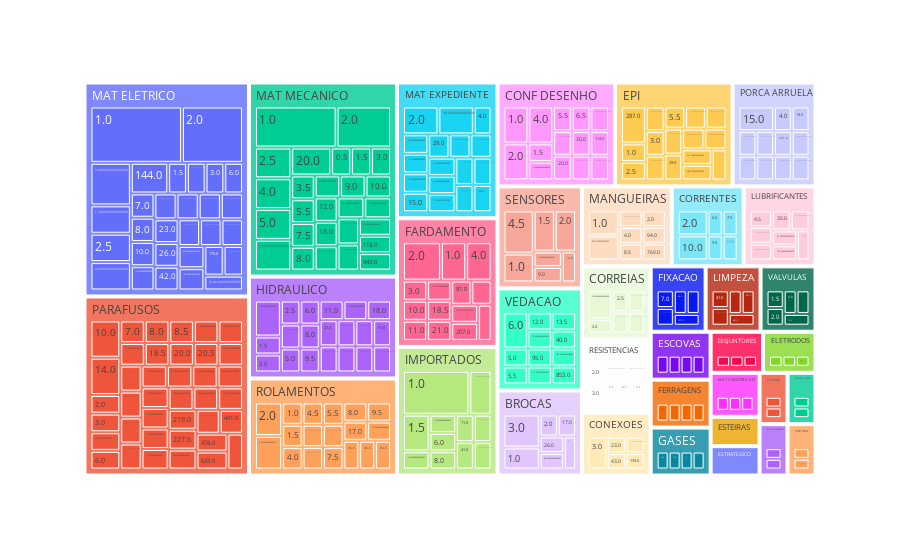

Write notebook code for a chart like this one.
### Code cell
grafico = px.treemap(df_tcc, path=['Familia', 'Consumo Médio Anual'])
grafico.show()

### Figure 1 — Plotly figure (JSON) as saved in the notebook; plotly's stock layout.template omitted (floating-point values rounded to 4 significant figures; data arrays with more than 128 entries replaced by an {"elided": "..."} marker saying what was removed)
{"data": [{"branchvalues": "total", "domain": {"x": [0, 1], "y": [0, 1]}, "hovertemplate": "labels=%{label}<br>count=%{value}<br>parent=%{parent}<br>id=%{id}<extra></extra>", "ids": {"elided": "364 str values"}, "labels": {"elided": "364 str values"}, "name": "", "parents": {"elided": "364 str values"}, "type": "treemap", "values": {"elided": "364 int values"}}], "layout": {"legend": {"tracegroupgap": 0}, "margin": {"t": 60}}}
